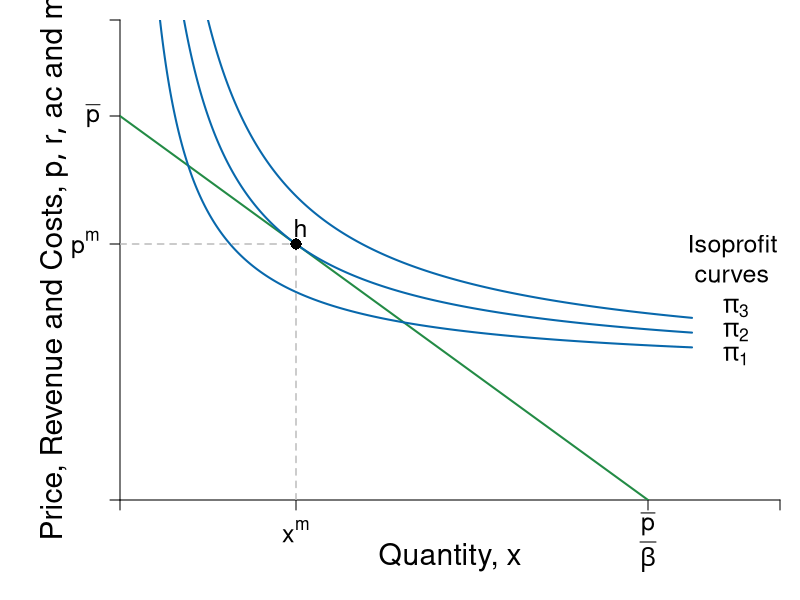

The R script that drew this image:
#Graph Designer: Simon Halliday + Scott Cohn
#Authors: Bowles and Halliday
#Title: Coordination, Conflict and Competition: A Text in Microeconomics

require(shape)
pdf(file = "firmmarketsupply/isoprofit_monopoly_profits.pdf", width = 9, height = 7)

#Set parameters for graphics
axislabelsize <- 1.8
labelsize <- 1.5
namesize <- 1.8
annotatesize <- 1.5
graphlinewidth <- 2
segmentlinewidth <- 1.5

COL <- c("#7fc97f", "#beaed4", "#fdc086", "#ffff99", "#386cb0", "#f0027f", "#bf5b17", "#666666")
COLA <- c("#e0f3db", "#99d8c9","#66c2a4","#41ae76", "#238b45", "#005824")
COLB <- c("#c6dbef", "#4eb3d3", "#2b8cbe", "#0868ac","#084081")

#Edited the margins to cater for the larger LHS labels
par(mar =  c(5, 6, 1, 1))

AvgRevenue <- function(x, rmax = 12, xmax = 12){
  rmax - (rmax/xmax)*x
}

MRevenue <- function(x, rmax = 12, xmax = 12){
  rmax - 2*(rmax/xmax)*x
}

AvgCost <- function(x, c0 = 2, c1 = 4){
  c0/x + c1
}

# From CORE
IsoProf <- function(x, k = 0, c0 = 2, c1 = 4){
  AvgCost(x) + k/x
}

xlims <- c(0, 15)
ylims <- c(0, 15)

npts <- 501 
x <- seq(xlims[1], xlims[2], length.out = npts)
y <- seq(ylims[1], ylims[2], length.out = npts) 
a <- c(13, 16.75, 19.25)

plot(0, 0, xlim = xlims, ylim = ylims, type = "n",
     xlab = expression(paste("")),
     ylab = expression(paste("")), 
     xaxt = "n", 
     yaxt = "n", 
     cex.lab = axislabelsize, 
     bty = "n",
     xaxs = "i", 
     yaxs = "i")


ticksy <- c(0, AvgRevenue(x = 4), 12, ylims[2])
ylabels <- c(NA, expression(paste(p^{m})), expression(paste(bar(p))), NA)
ticksx <- c(0, 4, 12, xlims[2])
xlabels <- c(NA, expression(paste(x^{m})),  expression(paste(frac(bar(p),beta))), NA)


axis(1, at = ticksx, pos = 0, labels = FALSE)
text(x = c(0, 4, 12, xlims[2]), par("usr")[3] - 0.4, labels = xlabels, srt = 0, pos = 1, xpd = TRUE, cex = labelsize)
axis(2, at = ticksy, pos = 0, labels = ylabels, las = 1, cex.axis = labelsize)

npts <- 500 
xx1 <- seq(xlims[1], xlims[2], length.out = npts)
xx2 <- seq(xlims[1], xlims[2] - 2, length.out = npts)
xx3 <- seq(2, 6, length.out = npts)

lines(xx1, AvgRevenue(xx1, rmax = 12, xmax = 12), col = COLA[5], lwd = graphlinewidth)
lines(xx2, IsoProf(xx2, k = 14), col = COLB[4], lwd = graphlinewidth)

# Iso Prof --- Too high/too low
lines(xx2, IsoProf(xx2, k = 8), col = COLB[4], lwd = graphlinewidth)
lines(xx2, IsoProf(xx2, k = 20), col = COLB[4], lwd = graphlinewidth)

#Label the axes
text(0.5*(xlims[2]), -1.8, expression(paste("Quantity, ", x)), xpd = TRUE, cex = axislabelsize) 
#text(0.5*(xlims[2]), -1.8, expression(paste("Output, ", x)), xpd = TRUE, cex = axislabelsize) 
text(-1.5, 0.5*ylims[2], expression(paste("Price, Revenue and Costs, ", list(p, r, ac), " and ", mc)), xpd = TRUE, cex = axislabelsize, srt = 90) 

#Label curves
text(xlims[2] - 1, 7, expression(paste("Isoprofit \n curves")), cex = labelsize)


text(xlims[2] - 1, 6, expression(paste(pi[3])), cex = labelsize)
text(xlims[2] - 1, 5.25, expression(paste(pi[2])), cex = labelsize)
text(xlims[2] - 1, 4.5, expression(paste(pi[1])), cex = labelsize)

#Draw segments for total costs
segments(0, AvgRevenue(x = 4), 4, AvgRevenue(x = 4), lty = 2, col = "gray" , lwd = segmentlinewidth)
segments(4, 0, 4, AvgRevenue(x = 4), lty = 2, col = "gray" , lwd = segmentlinewidth)

points(4, AvgRevenue(x = 4), pch = 16, col = "black", cex = 1.5)
text(4.1, AvgRevenue(x = 4) + 0.5, expression("h"), cex = labelsize)


dev.off()
